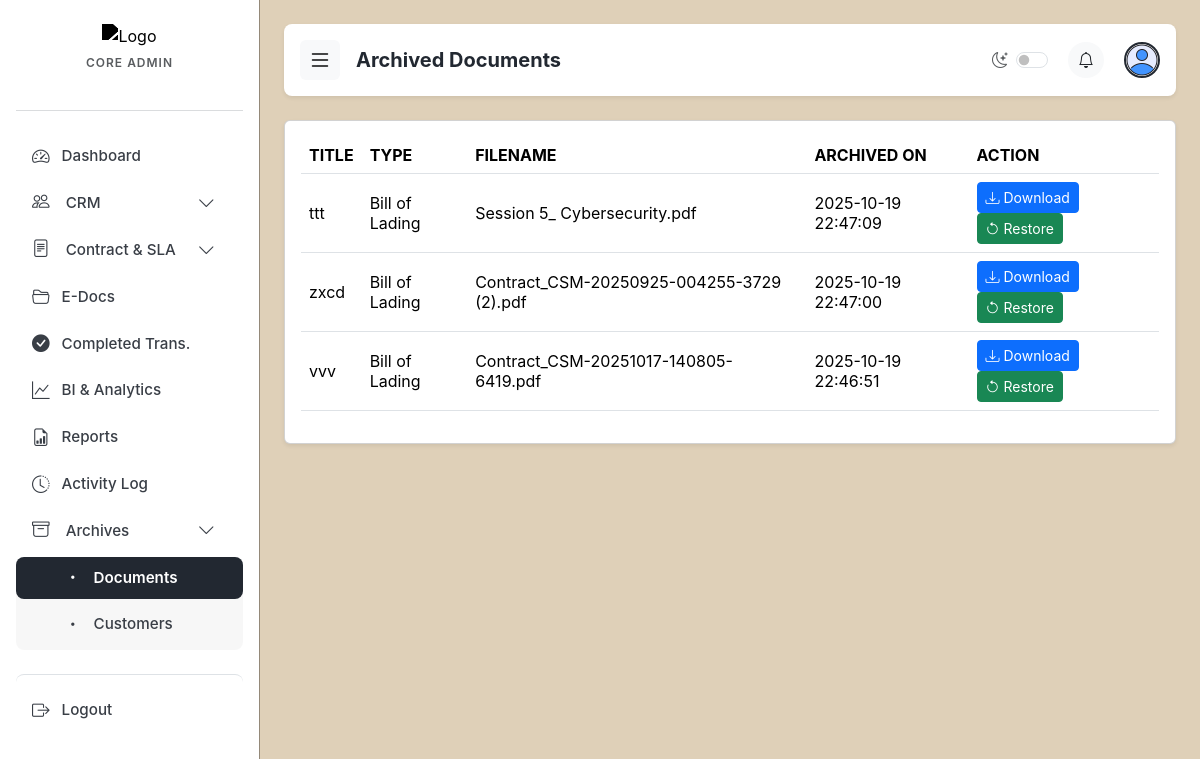
/Archive.php (signed in), run on the app's committed database.
### tables this page shows
CREATE TABLE `archive_doc` (
  `id` int(11) NOT NULL,
  `title` varchar(255) NOT NULL,
  `doc_type` varchar(100) NOT NULL,
  `filename` varchar(255) NOT NULL,
  `status` varchar(50) DEFAULT 'Archived',
  `archived_on` datetime DEFAULT current_timestamp()
);

### Archive.php (the view, shortened to what this page needs)
<?php
include('connection.php');
$result = $conn->query("SELECT * FROM archive_doc ORDER BY archived_on DESC");
?>
<!DOCTYPE html>
<html lang="en">
<head>
<link href="https://cdn.jsdelivr.net/npm/bootstrap@5.3.3/dist/css/bootstrap.min.css" rel="stylesheet">
<link href="https://cdn.jsdelivr.net/npm/bootstrap-icons@1.11.3/font/bootstrap-icons.css" rel="stylesheet">
</head>
<body>
<div class="sidebar flex-shrink-0 p-3" id="sidebar">
    <div class="text-center mb-4 mt-2">
      <img src="Remorig.png" alt="Logo" class="img-fluid mb-2" style="max-width: 120px; transition: 0.3s ease;">
      <h6 class="fw-semibold text-uppercase text-muted mb-0 logo-title" style="letter-spacing: 1px; font-size: 0.75rem;">CORE ADMIN</h6>
    </div>
    <hr class="border-secondary opacity-25">
    <nav class="nav flex-column mb-auto mt-2">
        <a href="admin.php"><i class="bi bi-speedometer2"></i> Dashboard</a>
        <a href="#crmSubmenu" data-bs-toggle="collapse" class="d-flex justify-content-between align-items-center">
            <span><i class="bi bi-people"></i> CRM</span><i class="bi bi-chevron-down small"></i>
        </a>
        <a href="#csmSubmenu" data-bs-toggle="collapse" class="d-flex justify-content-between align-items-center">
            <span><i class="bi bi-file-text"></i> Contract & SLA</span><i class="bi bi-chevron-down small"></i>
        </a>
        <a href="E-Doc.php" class=""><i class="bi bi-folder2-open"></i> E-Docs</a>
        <a href="admin_completed.php" class=""><i class="bi bi-check-circle-fill"></i> Completed Trans.</a>
        <a href="BIFA.php" class=""><i class="bi bi-graph-up"></i> BI & Analytics</a>
        <a href="admin_reports.php" class=""><i class="bi bi-file-earmark-bar-graph"></i> Reports</a>
        <a href="activity-log.php" class=""><i class="bi bi-clock-history"></i> Activity Log</a>
        <a href="#archiveSubmenu" data-bs-toggle="collapse" class="d-flex justify-content-between align-items-center">
            <span><i class="bi bi-archive"></i> Archives</span><i class="bi bi-chevron-down small"></i>
        </a>
        <div class="collapse show" id="archiveSubmenu" style="background: rgba(0,0,0,0.03); border-radius: 8px;">
            <a href="Archive.php" class="ps-5 active"><i class="bi bi-dot"></i> Documents</a>
            <a href="Archive_CRM.php" class="ps-5 "><i class="bi bi-dot"></i> Customers</a>
        </div>
        <a href="logout.php" class="border-top mt-4 pt-4 text-danger"><i class="bi bi-box-arrow-right"></i> Logout</a>
    </nav>
</div>
<div class="content" id="mainContent">
    <header class="top-header d-flex align-items-center justify-content-between sticky-top mb-4 p-3 bg-white shadow-sm rounded-3">
        <div class="d-flex align-items-center gap-3">
            <button class="btn btn-light border-0 p-2" id="hamburger"><i class="bi bi-list fs-4"></i></button>
            <div>
                <h5 class="fw-bold mb-0 text-primary">Archived Documents</h5>
            </div>
        </div>
        <div class="d-flex align-items-center gap-3">
            <div class="form-check form-switch mb-0 ps-0 d-flex align-items-center gap-2">
                <label class="form-check-label text-muted" for="adminThemeToggle"><i class="bi bi-moon-stars"></i></label>
                <input class="form-check-input m-0" type="checkbox" role="switch" id="adminThemeToggle">
            </div>
            <div class="dropdown mx-1">
                <a href="#" class="text-dark position-relative" id="notifDropdown" data-bs-toggle="dropdown" onclick="markRead()">
                    <div class="bg-light rounded-circle d-flex align-items-center justify-content-center" style="width:36px;height:36px;"><i class="bi bi-bell"></i></div>
                </a>
            </div>
            <div class="dropdown">
                <a href="#" data-bs-toggle="dropdown" class="d-block link-dark text-decoration-none" style="cursor: pointer;">
                    <img src="user.png" alt="Profile" width="36" height="36" class="rounded-circle object-fit-cover border border-2 border-primary">
                </a>
            </div>
        </div>
    </header>
<div class="card shadow-sm">
            <div class="card-body">
                <table class="table table-hover align-middle">
                    <thead>
                        <tr>
                            <th>TITLE</th>
                            <th>TYPE</th>
                            <th>FILENAME</th>
                            <th>ARCHIVED ON</th>
                            <th>ACTION</th>
                        </tr>
                    </thead>
                    <tbody>
                        <?php
                        if ($result && $result->num_rows > 0) {
                            while ($row = $result->fetch_assoc()) {
                                $id = intval($row['id']);
                                $title = htmlspecialchars($row['title'], ENT_QUOTES);
                                $type = htmlspecialchars($row['doc_type'], ENT_QUOTES);
                                $filename = htmlspecialchars($row['filename'], ENT_QUOTES);
                                $archived_on = htmlspecialchars($row['archived_on'], ENT_QUOTES);
                                echo "
                                <tr>
                                    <td>$title</td>
                                    <td>$type</td>
                                    <td>$filename</td>
                                    <td>$archived_on</td>
                                    <td>
                                        <a class='btn btn-primary btn-sm' href='uploads/archive/$filename' download>
                                            <i class='bi bi-download'></i> Download
                                        </a>
                                        <a class='btn btn-success btn-sm restore' href='Archive.php?restore=$id'>
                                            <i class='bi bi-arrow-counterclockwise'></i> Restore
                                        </a>
                                    </td>
                                </tr>";
                            }
                        } else {
                            echo "<tr><td colspan='5' class='text-center'>No archived documents found</td></tr>";
                        }
                        ?>
                    </tbody>
                </table>
            </div>
        </div>
    </div>
</body>
</html>

### Archive.php (style rules this page uses)
:root { --bs-primary: #222831; --bs-primary-rgb: 34, 40, 49; --sidebar-width: 260px; --primary-color: #222831; --primary-hover: #393E46; --secondary-color: #DFD0B8; --text-main: #222831; --text-secondary: #393E46; --border-color: #948979; --dark-bg: #1c2027; --dark-card: #222831; --dark-border: #393E46; --dark-text-main: #DFD0B8; --dark-text-sec: #948979; --shadow-sm: 0 1px 2px 0 rgb(34 40 49 / 0.05); --shadow-md: 0 4px 6px -1px rgb(34 40 49 / 0.1); --radius-md: 8px; --radius-lg: 12px; }
* { box-sizing: border-box; }
body { font-family: 'Inter', sans-serif; background-color: var(--secondary-color); color: var(--text-main); overflow-x: hidden; -webkit-font-smoothing: antialiased; }
.sidebar { width: var(--sidebar-width); height: 100vh; position: fixed; left: 0; top: 0; background: #ffffff; color: var(--text-main); z-index: 1040; transition: all 0.3s ease; border-right: 1px solid var(--border-color); display: flex; flex-direction: column; }
.content { margin-left: var(--sidebar-width); padding: 24px; transition: all 0.3s ease; min-height: 100vh; }
.sidebar nav a, .sidebar nav div a { font-weight: 500; font-size: 0.95rem; color: var(--text-secondary) !important; transition: all 0.2s ease; margin-bottom: 4px; border-radius: var(--radius-md); padding: 10px 16px; display: flex; align-items: center; white-space: nowrap; text-decoration: none; border: none; }
.sidebar nav a.active { color: #ffffff !important; background: var(--primary-color) !important; font-weight: 600; }
.sidebar nav a i { font-size: 1.1rem; margin-right: 12px; }
body:not(.dark-mode) .sidebar img[alt="Logo"] { filter: brightness(0); }

### data on the page
archive_doc: title "ttt", doc_type "Bill of Lading", filename "Session 5_ Cybersecurity.pdf", archived_on "2025-10-19 22:47:09"
archive_doc: title "zxcd", doc_type "Bill of Lading", filename "Contract_CSM-20250925-004255-3729 (2).pdf", archived_on "2025-10-19 22:47:00"
archive_doc: title "vvv", doc_type "Bill of Lading", filename "Contract_CSM-20251017-140805-6419.pdf", archived_on "2025-10-19 22:46:51"
